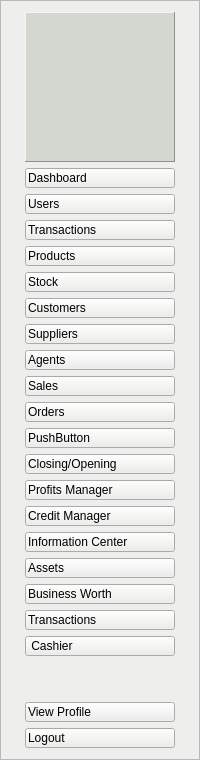
           <widget class="QFrame" name="frame">
            <property name="minimumSize">
             <size>
              <width>200</width>
              <height>0</height>
             </size>
            </property>
            <property name="maximumSize">
             <size>
              <width>200</width>
              <height>16777215</height>
             </size>
            </property>
            <property name="styleSheet">
             <string notr="true">background-color: rgb(238, 238, 236);</string>
            </property>
            <property name="frameShape">
             <enum>QFrame::StyledPanel</enum>
            </property>
            <property name="frameShadow">
             <enum>QFrame::Raised</enum>
            </property>
            <layout class="QGridLayout" name="gridLayout_2">
             <item row="0" column="0">
              <widget class="QLabel" name="lbl_current_avatar">
               <property name="minimumSize">
                <size>
                 <width>150</width>
                 <height>150</height>
                </size>
               </property>
               <property name="maximumSize">
                <size>
                 <width>150</width>
                 <height>150</height>
                </size>
               </property>
               <property name="styleSheet">
                <string notr="true">background-color: rgb(211, 215, 207);</string>
               </property>
               <property name="frameShape">
                <enum>QFrame::Panel</enum>
               </property>
               <property name="frameShadow">
                <enum>QFrame::Raised</enum>
               </property>
               <property name="text">
                <string/>
               </property>
              </widget>
             </item>
             <item row="1" column="0">
              <layout class="QVBoxLayout" name="verticalLayout_2">
               <item>
                <widget class="QPushButton" name="pushButton_dashboard">
                 <property name="styleSheet">
                  <string notr="true">text-align:left;
padding-left:2px;
padding: 1.5px;
background-color: rgb(238, 238, 236);</string>
                 </property>
                 <property name="text">
                  <string>Dashboard</string>
                 </property>
                 <property name="icon">
                  <iconset resource="resources.qrc">
                   <normaloff>:/resources/newIcons/icons8-details-100.png</normaloff>:/resources/newIcons/icons8-details-100.png</iconset>
                 </property>
                 <property name="iconSize">
                  <size>
                   <width>24</width>
                   <height>24</height>
                  </size>
                 </property>
                </widget>
               </item>
               <item>
                <widget class="QPushButton" name="pushButton_users">
                 <property name="styleSheet">
                  <string notr="true">text-align:left;
padding-left:2px;
padding: 1.5px;
background-color: rgb(238, 238, 236);</string>
                 </property>
                 <property name="text">
                  <string>Users</string>
                 </property>
                 <property name="icon">
                  <iconset resource="resources.qrc">
                   <normaloff>:/resources/newIcons/icons8-user-group-90.png</normaloff>:/resources/newIcons/icons8-user-group-90.png</iconset>
                 </property>
                 <property name="iconSize">
                  <size>
                   <width>24</width>
                   <height>24</height>
                  </size>
                 </property>
                </widget>
               </item>
               <item>
                <widget class="QPushButton" name="btn_transactions">
                 <property name="styleSheet">
                  <string notr="true">text-align:left;
padding-left:2px;
padding: 1.5px;
background-color: rgb(238, 238, 236);</string>
                 </property>
                 <property name="text">
                  <string>Transactions</string>
                 </property>
                 <property name="icon">
                  <iconset resource="resources.qrc">
                   <normaloff>:/resources/new_icons_2/icons8-wallet-52.png</normaloff>:/resources/new_icons_2/icons8-wallet-52.png</iconset>
                 </property>
                </widget>
               </item>
               <item>
                <widget class="QPushButton" name="pushButton_products">
                 <property name="styleSheet">
                  <string notr="true">text-align:left;
padding-left:2px;
padding: 1.5px;
background-color: rgb(238, 238, 236);</string>
                 </property>
                 <property name="text">
                  <string>Products</string>
                 </property>
                 <property name="icon">
                  <iconset resource="resources.qrc">
                   <normaloff>:/resources/newIcons/icons8-package-100.png</normaloff>:/resources/newIcons/icons8-package-100.png</iconset>
                 </property>
                 <property name="iconSize">
                  <size>
                   <width>24</width>
                   <height>24</height>
                  </size>
                 </property>
                </widget>
               </item>
               <item>
                <widget class="QPushButton" name="pushButton_stock">
                 <property name="styleSheet">
                  <string notr="true">text-align:left;
padding-left:2px;
padding: 1.5px;
background-color: rgb(238, 238, 236);</string>
                 </property>
                 <property name="text">
                  <string>Stock</string>
                 </property>
                 <property name="icon">
                  <iconset resource="resources.qrc">
                   <normaloff>:/resources/newIcons/icons8-product-100 (1).png</normaloff>:/resources/newIcons/icons8-product-100 (1).png</iconset>
                 </property>
                 <property name="iconSize">
                  <size>
                   <width>24</width>
                   <height>24</height>
                  </size>
                 </property>
                </widget>
               </item>
               <item>
                <widget class="QPushButton" name="pushButton_customers">
                 <property name="styleSheet">
                  <string notr="true">text-align:left;
padding-left:2px;
padding: 1.5px;
background-color: rgb(238, 238, 236);</string>
                 </property>
                 <property name="text">
                  <string>Customers</string>
                 </property>
                 <property name="icon">
                  <iconset resource="resources.qrc">
                   <normaloff>:/resources/newIcons/icons8-supplier-100.png</normaloff>:/resources/newIcons/icons8-supplier-100.png</iconset>
                 </property>
                 <property name="iconSize">
                  <size>
                   <width>24</width>
                   <height>24</height>
                  </size>
                 </property>
                </widget>
               </item>
               <item>
                <widget class="QPushButton" name="pushButton_suppliers">
                 <property name="styleSheet">
                  <string notr="true">text-align:left;
padding-left:2px;
padding: 1.5px;
background-color: rgb(238, 238, 236);</string>
                 </property>
                 <property name="text">
                  <string>Suppliers</string>
                 </property>
                 <property name="icon">
                  <iconset resource="resources.qrc">
                   <normaloff>:/resources/newIcons/icons8-supplier-128.png</normaloff>:/resources/newIcons/icons8-supplier-128.png</iconset>
                 </property>
                 <property name="iconSize">
                  <size>
                   <width>24</width>
                   <height>24</height>
                  </size>
                 </property>
                </widget>
               </item>
               <item>
                <widget class="QPushButton" name="pushButton_agents">
                 <property name="styleSheet">
                  <string notr="true">text-align:left;
padding-left:2px;
padding: 1.5px;
background-color: rgb(238, 238, 236);</string>
                 </property>
                 <property name="text">
                  <string>Agents</string>
                 </property>
                 <property name="icon">
                  <iconset resource="resources.qrc">
                   <normaloff>:/resources/newIcons/icons8-supplier-96.png</normaloff>:/resources/newIcons/icons8-supplier-96.png</iconset>
                 </property>
                 <property name="iconSize">
                  <size>
                   <width>24</width>
                   <height>24</height>
                  </size>
                 </property>
                </widget>
               </item>
               <item>
                <widget class="QPushButton" name="pushButton_sales">
                 <property name="styleSheet">
                  <string notr="true">text-align:left;
padding-left:2px;
padding: 1.5px;
background-color: rgb(238, 238, 236);</string>
                 </property>
                 <property name="text">
                  <string>Sales</string>
                 </property>
                 <property name="icon">
                  <iconset resource="resources.qrc">
                   <normaloff>:/resources/newIcons/icons8-macbook-money-100.png</normaloff>:/resources/newIcons/icons8-macbook-money-100.png</iconset>
                 </property>
                 <property name="iconSize">
                  <size>
                   <width>24</width>
                   <height>24</height>
                  </size>
                 </property>
                </widget>
               </item>
               <item>
                <widget class="QPushButton" name="pushButton_orders">
                 <property name="styleSheet">
                  <string notr="true">text-align:left;
padding-left:2px;
padding: 1.5px;
background-color: rgb(238, 238, 236);</string>
                 </property>
                 <property name="text">
                  <string>Orders</string>
                 </property>
                 <property name="icon">
                  <iconset resource="resources.qrc">
                   <normaloff>:/resources/newIcons/icons8-sell-stock-96.png</normaloff>:/resources/newIcons/icons8-sell-stock-96.png</iconset>
                 </property>
                 <property name="iconSize">
                  <size>
                   <width>24</width>
                   <height>24</height>
                  </size>
                 </property>
                </widget>
               </item>
               <item>
                <widget class="QPushButton" name="pushButton_2">
                 <property name="styleSheet">
                  <string notr="true">text-align:left;
padding-left:2px;
padding: 1.5px;
background-color: rgb(238, 238, 236);</string>
                 </property>
                 <property name="text">
                  <string>PushButton</string>
                 </property>
                </widget>
               </item>
               <item>
                <widget class="QPushButton" name="pushButton_openingClosing">
                 <property name="styleSheet">
                  <string notr="true">text-align:left;
padding-left:2px;
padding: 1.5px;
background-color: rgb(238, 238, 236);</string>
                 </property>
                 <property name="text">
                  <string>Closing/Opening</string>
                 </property>
                 <property name="icon">
                  <iconset resource="resources.qrc">
                   <normaloff>:/resources/newIcons/icons8-credit-control-90.png</normaloff>:/resources/newIcons/icons8-credit-control-90.png</iconset>
                 </property>
                 <property name="iconSize">
                  <size>
                   <width>24</width>
                   <height>24</height>
                  </size>
                 </property>
                </widget>
               </item>
               <item>
                <widget class="QPushButton" name="pushButton_profitsManager">
                 <property name="styleSheet">
                  <string notr="true">text-align:left;
padding-left:2px;
padding: 1.5px;
background-color: rgb(238, 238, 236);</string>
                 </property>
                 <property name="text">
                  <string>Profits Manager</string>
                 </property>
                 <property name="icon">
                  <iconset resource="resources.qrc">
                   <normaloff>:/resources/newIcons/icons8-sales-performance-96.png</normaloff>:/resources/newIcons/icons8-sales-performance-96.png</iconset>
                 </property>
                 <property name="iconSize">
                  <size>
                   <width>24</width>
                   <height>24</height>
                  </size>
                 </property>
                </widget>
               </item>
               <item>
                <widget class="QPushButton" name="pushButton_creditManager">
                 <property name="styleSheet">
                  <string notr="true">text-align:left;
padding-left:2px;
padding: 1.5px;
background-color: rgb(238, 238, 236);</string>
                 </property>
                 <property name="text">
                  <string>Credit Manager</string>
                 </property>
                 <property name="icon">
                  <iconset resource="resources.qrc">
                   <normaloff>:/resources/newIcons/icons8-credit-card-100.png</normaloff>:/resources/newIcons/icons8-credit-card-100.png</iconset>
                 </property>
                 <property name="iconSize">
                  <size>
                   <width>24</width>
                   <height>24</height>
                  </size>
                 </property>
                </widget>
               </item>
               <item>
                <widget class="QPushButton" name="pushButton_infoCenter">
                 <property name="styleSheet">
                  <string notr="true">text-align:left;
padding-left:2px;
padding: 1.5px;
background-color: rgb(238, 238, 236);</string>
                 </property>
                 <property name="text">
                  <string>Information Center</string>
                 </property>
                 <property name="icon">
                  <iconset resource="resources.qrc">
                   <normaloff>:/resources/newIcons/icons8-gmail-login-90.png</normaloff>:/resources/newIcons/icons8-gmail-login-90.png</iconset>
                 </property>
                 <property name="iconSize">
                  <size>
                   <width>24</width>
                   <height>24</height>
                  </size>
                 </property>
                </widget>
               </item>
               <item>
                <widget class="QPushButton" name="pushButton_assets">
                 <property name="styleSheet">
                  <string notr="true">text-align:left;
padding-left:2px;
padding: 1.5px;
background-color: rgb(238, 238, 236);</string>
                 </property>
                 <property name="text">
                  <string>Assets</string>
                 </property>
                 <property name="icon">
                  <iconset resource="resources.qrc">
                   <normaloff>:/resources/newIcons/icons8-credit-card-200.png</normaloff>:/resources/newIcons/icons8-credit-card-200.png</iconset>
                 </property>
                 <property name="iconSize">
                  <size>
                   <width>24</width>
                   <height>24</height>
                  </size>
                 </property>
                </widget>
               </item>
               <item>
                <widget class="QPushButton" name="pushButton_businessWorth">
                 <property name="styleSheet">
                  <string notr="true">text-align:left;
padding-left:2px;
padding: 1.5px;
background-color: rgb(238, 238, 236);</string>
                 </property>
                 <property name="text">
                  <string>Business Worth</string>
                 </property>
                 <property name="icon">
                  <iconset resource="resources.qrc">
                   <normaloff>:/resources/newIcons/icons8-money-256.png</normaloff>:/resources/newIcons/icons8-money-256.png</iconset>
                 </property>
                 <property name="iconSize">
                  <size>
                   <width>24</width>
                   <height>24</height>
                  </size>
                 </property>
                </widget>
               </item>
               <item>
                <widget class="QPushButton" name="pushButton_be_a_cashier">
                 <property name="styleSheet">
                  <string notr="true">text-align:left;
padding-left:2px;
padding: 1.5px;
background-color: rgb(238, 238, 236);</string>
                 </property>
                 <property name="text">
                  <string>Transactions </string>
                 </property>
                 <property name="icon">
                  <iconset resource="resources.qrc">
                   <normaloff>:/resources/newIcons/icons8-login-96.png</normaloff>:/resources/newIcons/icons8-login-96.png</iconset>
                 </property>
                 <property name="iconSize">
                  <size>
                   <width>24</width>
                   <height>24</height>
                  </size>
                 </property>
                </widget>
               </item>
               <item>
                <widget class="QPushButton" name="pb_testButton">
                 <property name="styleSheet">
                  <string notr="true">text-align:left;
padding-left:2px;
padding: 1.5px;
background-color: rgb(238, 238, 236);</string>
                 </property>
                 <property name="text">
                  <string> Cashier</string>
                 </property>
                 <property name="icon">
                  <iconset resource="resources.qrc">
                   <normaloff>:/resources/new_icons_2/icons8-invisible-144.png</normaloff>:/resources/new_icons_2/icons8-invisible-144.png</iconset>
                 </property>
                </widget>
               </item>
               <item>
                <spacer name="verticalSpacer">
                 <property name="orientation">
                  <enum>Qt::Vertical</enum>
                 </property>
                 <property name="sizeHint" stdset="0">
                  <size>
                   <width>20</width>
                   <height>40</height>
                  </size>
                 </property>
                </spacer>
               </item>
               <item>
                <widget class="QPushButton" name="btn_viewProfile">
                 <property name="styleSheet">
                  <string notr="true">text-align:left;
padding-left:2px;
padding: 1.5px;</string>
                 </property>
                 <property name="text">
                  <string>View Profile</string>
                 </property>
                 <property name="icon">
                  <iconset resource="resources.qrc">
                   <normaloff>:/resources/newIcons/eye (3).png</normaloff>:/resources/newIcons/eye (3).png</iconset>
                 </property>
                 <property name="iconSize">
                  <size>
                   <width>24</width>
                   <height>24</height>
                  </size>
                 </property>
                </widget>
               </item>
               <item>
                <widget class="QPushButton" name="pushbutton_logout">
                 <property name="styleSheet">
                  <string notr="true">text-align:left;
padding-left:2px;
padding: 1.5px;
background-color: rgb(238, 238, 236);</string>
                 </property>
                 <property name="text">
                  <string>Logout</string>
                 </property>
                 <property name="icon">
                  <iconset resource="resources.qrc">
                   <normaloff>:/resources/newIcons/icons8-logout-rounded-left-24.png</normaloff>:/resources/newIcons/icons8-logout-rounded-left-24.png</iconset>
                 </property>
                 <property name="iconSize">
                  <size>
                   <width>24</width>
                   <height>24</height>
                  </size>
                 </property>
                </widget>
               </item>
              </layout>
             </item>
            </layout>
           </widget>
